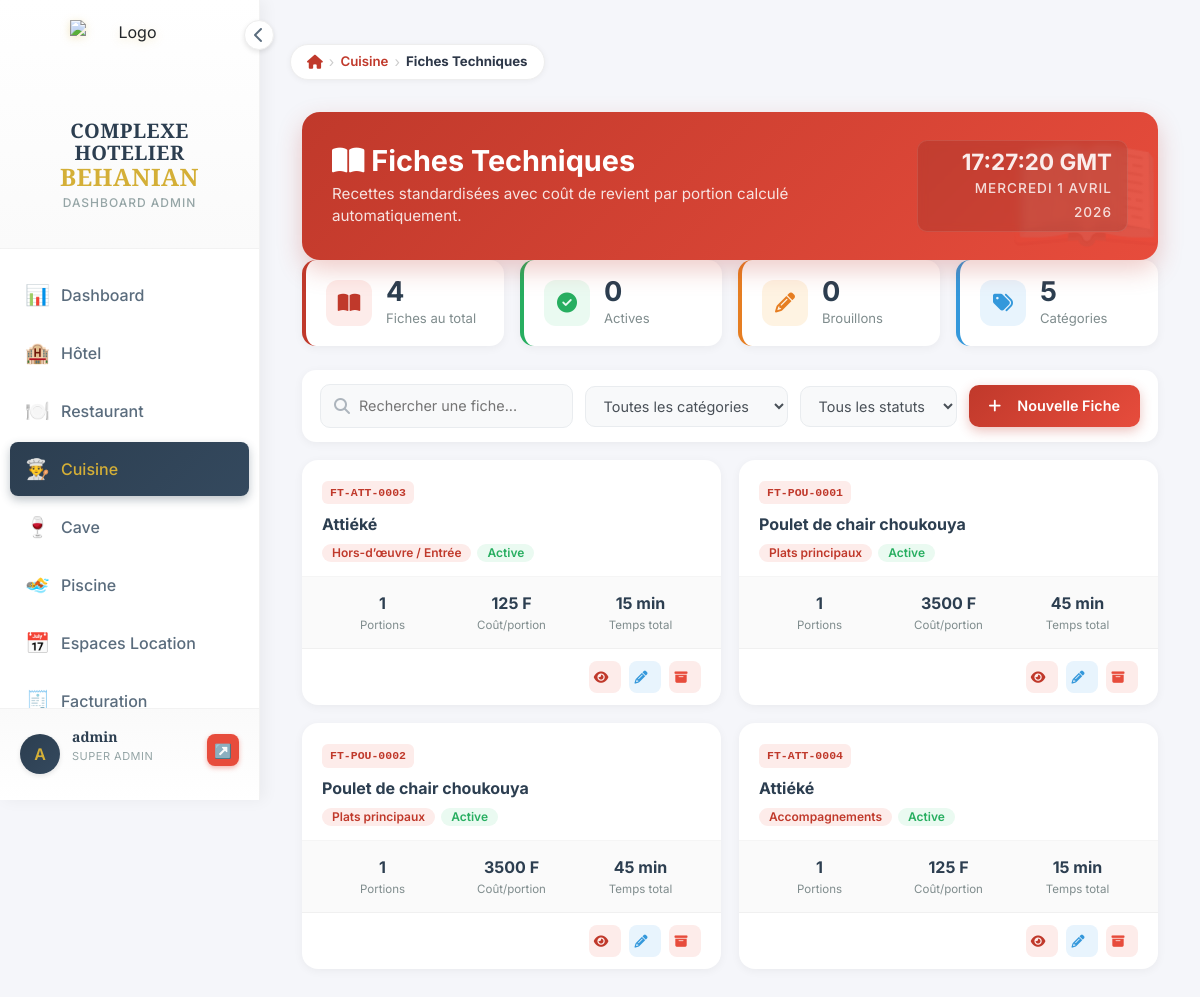
The page /cuisine/fiches/ (signed in) on the database as committed earlier.
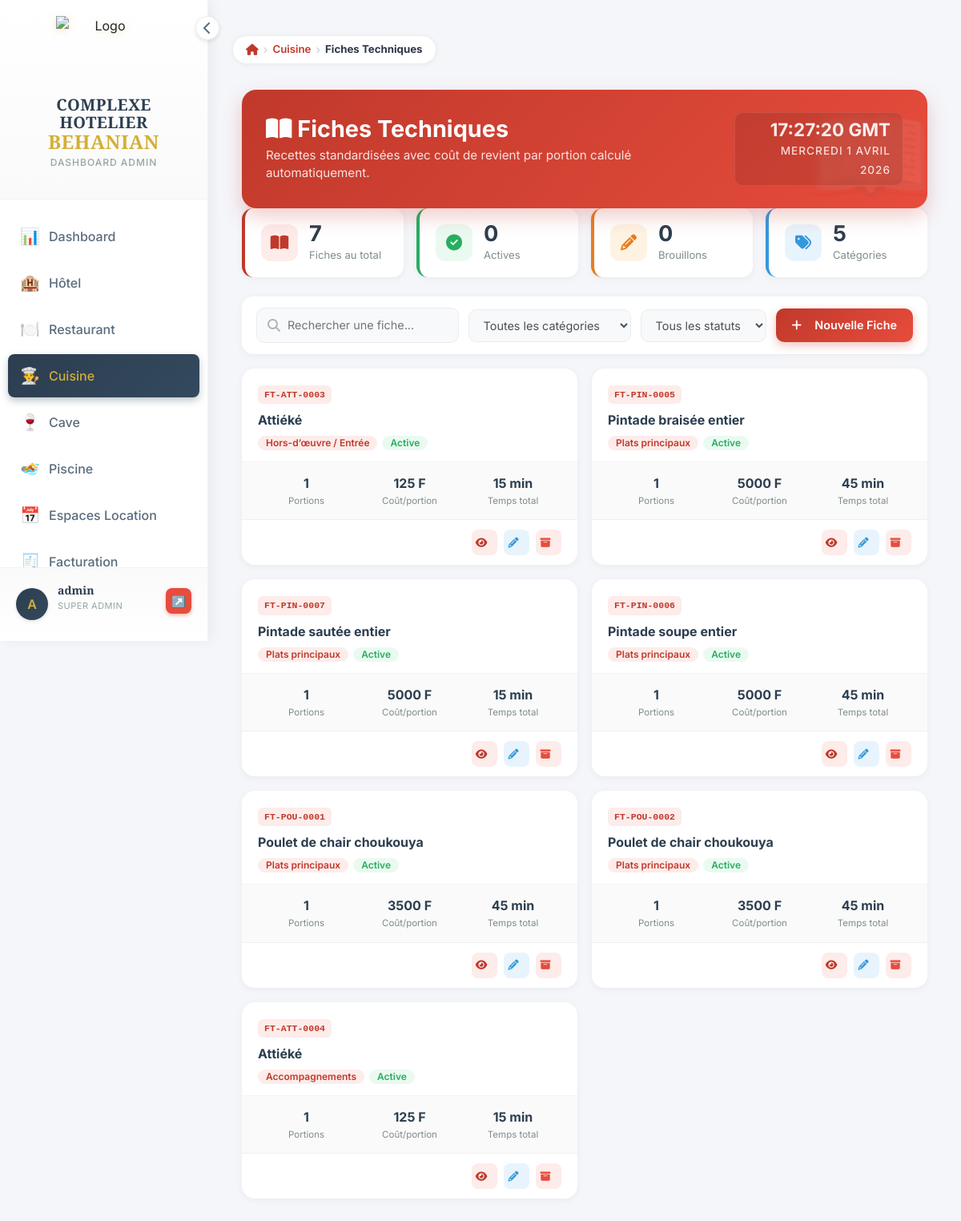
The same page on the database as committed later.
### cuisine/models.py (models this page shows, shortened)
class FicheTechnique(models.Model):
    STATUT_CHOICES = [
        ('actif',    'Active'),
        ('archive',  'Archivée'),
        ('brouillon','Brouillon'),
    ]
    nom                = models.CharField(max_length=200, verbose_name="Nom de la recette", default="")
    reference          = models.CharField(max_length=50, unique=True, blank=True, null=True, verbose_name="Référence")
    categorie          = models.ForeignKey(CategoriePlat, on_delete=models.SET_NULL, null=True, blank=True,
                                           verbose_name="Catégorie")
    description        = models.TextField(blank=True, verbose_name="Description / Méthode")
    nb_portions        = models.DecimalField(max_digits=6, decimal_places=1, default=1,
                                             verbose_name="Nombre de portions")
    temps_preparation  = models.IntegerField(default=0, verbose_name="Temps de préparation (min)")
    temps_cuisson      = models.IntegerField(default=0, verbose_name="Temps de cuisson (min)")
    statut             = models.CharField(max_length=20, choices=STATUT_CHOICES, default='actif')
    image              = models.ImageField(upload_to='fiches_techniques/', blank=True, null=True)
    cree_par           = models.ForeignKey(User, on_delete=models.SET_NULL, null=True, related_name='fiches_techniques')
    date_creation      = models.DateTimeField(auto_now_add=True)
    date_modification  = models.DateTimeField(auto_now=True)
    @property
    def cout_total(self):
        return sum(l.cout_ligne for l in self.lignes.all())
    @property
    def cout_par_portion(self):
        if self.nb_portions and self.nb_portions > 0:
            return self.cout_total / self.nb_portions
        return Decimal('0')
    class Meta:
        verbose_name        = "Fiche Technique"
        verbose_name_plural = "Fiches Techniques"
        ordering            = ['categorie__ordre', 'nom']

class CategoriePlat(models.Model):
    nom    = models.CharField(max_length=100, verbose_name="Nom")
    ordre  = models.IntegerField(default=0, verbose_name="Ordre d'affichage")
    icone  = models.CharField(max_length=50, blank=True, default="fa-utensils", verbose_name="Icône")
    class Meta:
        verbose_name        = "Catégorie de plat"
        verbose_name_plural = "Catégories de plats"
        ordering            = ['ordre', 'nom']

class LigneFicheTechnique(models.Model):
    fiche       = models.ForeignKey(FicheTechnique, on_delete=models.CASCADE, related_name='lignes')
    ingredient  = models.ForeignKey(Ingredient, on_delete=models.PROTECT, verbose_name="Ingrédient")
    quantite    = models.DecimalField(max_digits=12, decimal_places=3, verbose_name="Quantité (unité recette)")
    notes_ligne = models.CharField(max_length=200, blank=True, verbose_name="Note (ex: haché, émincé...)")
    @property
    def cout_ligne(self):
        return self.quantite * self.ingredient.prix_unitaire_recette
    class Meta:
        verbose_name        = "Ligne de fiche technique"
        verbose_name_plural = "Lignes de fiches techniques"
        ordering            = ['id']

class Ingredient(models.Model):
    STATUT_CHOICES = [
        ('actif',    'Actif'),
        ('sommeil',  'En sommeil'),
        ('supprime', 'Supprimé'),
    ]
    reference         = models.CharField(max_length=50, unique=True, blank=True, null=True, verbose_name="Référence")
    nom               = models.CharField(max_length=200, verbose_name="Désignation")
    categorie         = models.ForeignKey(CategorieIngredient, on_delete=models.SET_NULL, null=True, blank=True, verbose_name="Catégorie")
    description       = models.TextField(blank=True, verbose_name="Description")
    unite_stock       = models.ForeignKey(UniteIngredient, on_delete=models.SET_NULL, null=True, blank=True,
                                          related_name='ingredients_stock', verbose_name="Unité de stock")
    unite_recette     = models.ForeignKey(UniteIngredient, on_delete=models.SET_NULL, null=True, blank=True,
                                          related_name='ingredients_recette', verbose_name="Unité recette (fiches techniques)")
    facteur_conversion = models.DecimalField(max_digits=12, decimal_places=6, default=1,
                                              verbose_name="Facteur conversion stock→recette",
                                              help_text="Ex : 1 kg = 1000 g → saisir 1000")
    prix_achat        = models.DecimalField(max_digits=10, decimal_places=2, default=0, verbose_name="Prix d'achat unitaire (FCFA)")
    cmup              = models.DecimalField(max_digits=10, decimal_places=4, default=0, verbose_name="CMUP (FCFA)")
    quantite_stock    = models.DecimalField(max_digits=12, decimal_places=3, default=0, verbose_name="Quantité en stock")
    seuil_alerte      = models.DecimalField(max_digits=12, decimal_places=3, default=0, verbose_name="Seuil d'alerte")
    stock_max         = models.DecimalField(max_digits=12, decimal_places=3, default=0, blank=True, verbose_name="Stock maximum")
    fournisseur_principal = models.ForeignKey(Fournisseur, on_delete=models.SET_NULL, null=True, blank=True,
                                               verbose_name="Fournisseur principal")
    statut            = models.BooleanField(default=True, verbose_name="Actif")
    date_creation     = models.DateTimeField(auto_now_add=True)
    date_modification = models.DateTimeField(auto_now=True)
    class Meta:
        verbose_name        = "Ingrédient"
        verbose_name_plural = "Ingrédients"
        ordering            = ['categorie__ordre', 'nom']
    @property
    def prix_unitaire_recette(self):
        if self.facteur_conversion and self.facteur_conversion > 0:
            return self.cmup / self.facteur_conversion
        return self.cmup

### cuisine/views.py (the view)
# urls.py: path('fiches/', views.fiche_list, name='fiche_list'),
@require_module_access('cuisine')
def fiche_list(request):
    fiches = FicheTechnique.objects.select_related('categorie').exclude(statut='archive')
    q = request.GET.get('q', '')
    cat = request.GET.get('categorie', '')
    if q:
        fiches = fiches.filter(nom__icontains=q)
    if cat:
        fiches = fiches.filter(categorie_id=cat)
    context = {
        'page_title': 'Fiches Techniques',
        'fiches':     fiches,
        'categories': CategoriePlat.objects.all(),
        'q': q, 'categorie_id': cat,
    }
    return render(request, 'cuisine/fiche_list.html', context)

### templates/cuisine/fiche_list.html (shortened to what this page needs)
{% extends 'dashboard/base_dashboard.html' %}
{% load breadcrumb %}
{% block content %}
{% breadcrumb "Cuisine" "cuisine:index" "Fiches Techniques" "" %}
<div class="container-fluid py-4">
    <div class="page-header">
        <div>
            <h2><i class="fas fa-book-open mr-2"></i> Fiches Techniques</h2>
            <p>Recettes standardisées avec coût de revient par portion calculé automatiquement.</p>
        </div>
        <div class="header-clock"><span class="time"></span><span class="date"></span></div>
    </div>
    <div class="stats-row">
        <div class="stat-card red">
            <div class="stat-icon red"><i class="fas fa-book-open"></i></div>
            <div><div class="stat-value">{{ fiches.count }}</div><div class="stat-label">Fiches au total</div></div>
        </div>
        <div class="stat-card green">
            <div class="stat-icon green"><i class="fas fa-check-circle"></i></div>
            <div><div class="stat-value">{{ nb_actives|default:"0" }}</div><div class="stat-label">Actives</div></div>
        </div>
        <div class="stat-card orange">
            <div class="stat-icon orange"><i class="fas fa-pencil-alt"></i></div>
            <div><div class="stat-value">{{ nb_brouillons|default:"0" }}</div><div class="stat-label">Brouillons</div></div>
        </div>
        <div class="stat-card blue">
            <div class="stat-icon blue"><i class="fas fa-tags"></i></div>
            <div><div class="stat-value">{{ categories.count }}</div><div class="stat-label">Catégories</div></div>
        </div>
    </div>
    <div class="toolbar">
        <div class="search-box">
            <i class="fas fa-search"></i>
            <input type="text" id="search-input" placeholder="Rechercher une fiche..." oninput="filtrer()">
        </div>
        <select id="filter-cat" class="filter-select" onchange="filtrer()">
            <option value="">Toutes les catégories</option>
        </select>
        <select id="filter-statut" class="filter-select" onchange="filtrer()">
            <option value="">Tous les statuts</option>
        </select>
        <a href="{% url 'cuisine:fiche_create' %}" class="btn-red">
            <i class="fas fa-plus"></i> Nouvelle Fiche
        </a>
    </div>
    <div class="fiches-grid" id="fiches-grid">
        {% for fiche in fiches %}
        <div class="fiche-card"
             data-nom="{{ fiche.nom|lower }}"
             data-cat="{{ fiche.categorie.nom|default:'' }}"
             data-statut="{{ fiche.statut }}">
            <div class="fiche-card-top">
                <div class="fiche-ref">{{ fiche.reference|default:"FT-XXXX" }}</div>
                <div class="fiche-nom">{{ fiche.nom }}</div>
                <div class="fiche-badges">
                    {% if fiche.categorie %}<span class="badge badge-cat">{{ fiche.categorie.nom }}</span>{% endif %}
                    {% if fiche.statut == 'actif' %}<span class="badge badge-actif">Active</span>
                    {% elif fiche.statut == 'brouillon' %}<span class="badge badge-brouillon">Brouillon</span>
                    {% else %}<span class="badge badge-archive">Archivée</span>{% endif %}
                </div>
            </div>
            <div class="fiche-metrics">
                <div class="metric">
                    <div class="metric-val">{{ fiche.nb_portions|floatformat:0 }}</div>
                    <div class="metric-lbl">Portions</div>
                </div>
                <div class="metric">
                    <div class="metric-val">{{ fiche.cout_par_portion|floatformat:0 }} F</div>
                    <div class="metric-lbl">Coût/portion</div>
                </div>
                <div class="metric">
                    <div class="metric-val">{{ fiche.temps_preparation|add:fiche.temps_cuisson }} min</div>
                    <div class="metric-lbl">Temps total</div>
                </div>
            </div>
            <div class="fiche-footer">
                <a href="{% url 'cuisine:fiche_detail' fiche.pk %}" class="btn-action btn-view" title="Voir la fiche"><i class="fas fa-eye"></i></a>
                <a href="{% url 'cuisine:fiche_edit' fiche.pk %}" class="btn-action btn-edit" title="Modifier"><i class="fas fa-pencil-alt"></i></a>
                <a href="{% url 'cuisine:fiche_delete' fiche.pk %}" class="btn-action btn-del" title="Archiver"><i class="fas fa-archive"></i></a>
            </div>
        </div>
        {% endfor %}
    </div>
</div>
{% endblock %}

### templates/dashboard/base_dashboard.html (shortened to what this page needs)
{% load static %}
<!DOCTYPE html>
<html lang="fr">
<head>
    <link href="https://cdn.jsdelivr.net/npm/bootstrap@5.3.0/dist/css/bootstrap.min.css" rel="stylesheet">
    <link rel="stylesheet" href="https://cdnjs.cloudflare.com/ajax/libs/font-awesome/6.4.0/css/all.min.css">
</head>
<body>
    <div class="sidebar" id="sidebar">
        <div class="logo-section">
            <div class="sidebar-toggle" onclick="toggleSidebar()">
                <i class="fas fa-chevron-left" id="toggleIcon"></i>
            </div>
            <div class="logo">
                <div class="logo-icon">
                    <img src="{% static 'images/Logo.png' %}" alt="Logo">
                </div>
                <div class="logo-text">
                    <h1>COMPLEXE HOTELIER<br><span>BEHANIAN</span></h1>
                    <p>Dashboard Admin</p>
                </div>
            </div>
        </div>
        <nav class="nav-menu">
            <a href="{% url 'dashboard:index' %}" class="nav-item {% if request.resolver_match.url_name == 'index' and request.resolver_match.app_name == 'dashboard' %}active{% endif %}">
                <span class="nav-item-icon">📊</span>
                <span class="nav-text">Dashboard</span>
            </a>
            {% if 'hotel' in accessible_modules %}
            <a href="{% url 'hotel:index' %}" class="nav-item {% if request.resolver_match.app_name == 'hotel' %}active{% endif %}">
                <span class="nav-item-icon">🏨</span>
                <span class="nav-text">Hôtel</span>
            </a>
            {% endif %}
            {% if 'restaurant' in accessible_modules %}
            <a href="{% url 'restaurant:index' %}" class="nav-item {% if request.resolver_match.app_name == 'restaurant' %}active{% endif %}">
                <span class="nav-item-icon">🍽️</span>
                <span class="nav-text">Restaurant</span>
            </a>
            {% endif %}
            {% if 'cuisine' in accessible_modules %}
            <a href="{% url 'cuisine:index' %}" class="nav-item {% if request.resolver_match.app_name == 'cuisine' %}active{% endif %}">
                <span class="nav-item-icon">👨‍🍳</span>
                <span class="nav-text">Cuisine</span>
            </a>
            {% endif %}
            {% if 'bar' in accessible_modules %}
            <a href="{% url 'bar:dashboard' %}" class="nav-item {% if request.resolver_match.app_name == 'bar' %}active{% endif %}">
                <span class="nav-item-icon">🍷</span>
                <span class="nav-text">Cave</span>
            </a>
            {% endif %}
            {% if 'piscine' in accessible_modules %}
            <a href="{% url 'piscine:index' %}" class="nav-item {% if request.resolver_match.app_name == 'piscine' %}active{% endif %}">
                <span class="nav-item-icon">🏊</span>
                <span class="nav-text">Piscine</span>
            </a>
            {% endif %}
            {% if 'espaces' in accessible_modules %}
            <a href="{% url 'espaces_evenementiels:index' %}" class="nav-item {% if request.resolver_match.app_name == 'espaces_evenementiels' %}active{% endif %}">
                <span class="nav-item-icon">📅</span>
                <span class="nav-text">Espaces Location</span>
            </a>
            {% endif %}
            {% if 'facturation' in accessible_modules %}
            <a href="{% url 'facturation:index' %}" class="nav-item {% if request.resolver_match.app_name == 'facturation' %}active{% endif %}">
                <span class="nav-item-icon">🧾</span>
                <span class="nav-text">Facturation</span>
            </a>
            {% endif %}
        </nav>
        <div class="user-section">
            <div class="user-avatar">{{ user.username|first|upper }}</div>
            <div class="user-info">
                <h4>{{ user.get_full_name|default:user.username }}</h4>
                <p>{{ user_role }}</p>
            </div>
            <a href="{% url 'logout' %}" class="logout-btn" title="Se déconnecter">↗️</a>
        </div>
    </div>
    <div class="main-content">
        {% block content %}{% endblock %}
    </div>
</body>
</html>

### templates/components/breadcrumb.html (shortened to what this page needs)
<nav class="behanian-breadcrumb" aria-label="breadcrumb">
    <div class="bc-inner">
        <a href="{% url 'dashboard:index' %}" class="bc-home" title="Accueil">
            <i class="fas fa-home"></i>
        </a>
        {% for item in items %}
            <span class="bc-sep">&#x203A;</span>
            {% if item.active %}
                <span class="bc-current">{{ item.label }}</span>
            {% else %}
                <a href="{{ item.url }}" class="bc-link">{{ item.label }}</a>
            {% endif %}
        {% endfor %}
    </div>
</nav>

Rows that differ between the two databases and show on the page:
added FicheTechnique: reference "FT-PIN-0005", nom "Pintade braisée entier", categorie.nom "Plats principaux", statut "Active", nb_portions "1", cout_par_portion "5000", temps_preparation|add "45"
added FicheTechnique: reference "FT-PIN-0007", nom "Pintade sautée entier", categorie.nom "Plats principaux", statut "Active", nb_portions "1", cout_par_portion "5000", temps_preparation|add "15"
added FicheTechnique: reference "FT-PIN-0006", nom "Pintade soupe entier", categorie.nom "Plats principaux", statut "Active", nb_portions "1", cout_par_portion "5000", temps_preparation|add "45"
Other text that changed with them:
{{ fiches.count }}: "4" → "7"
